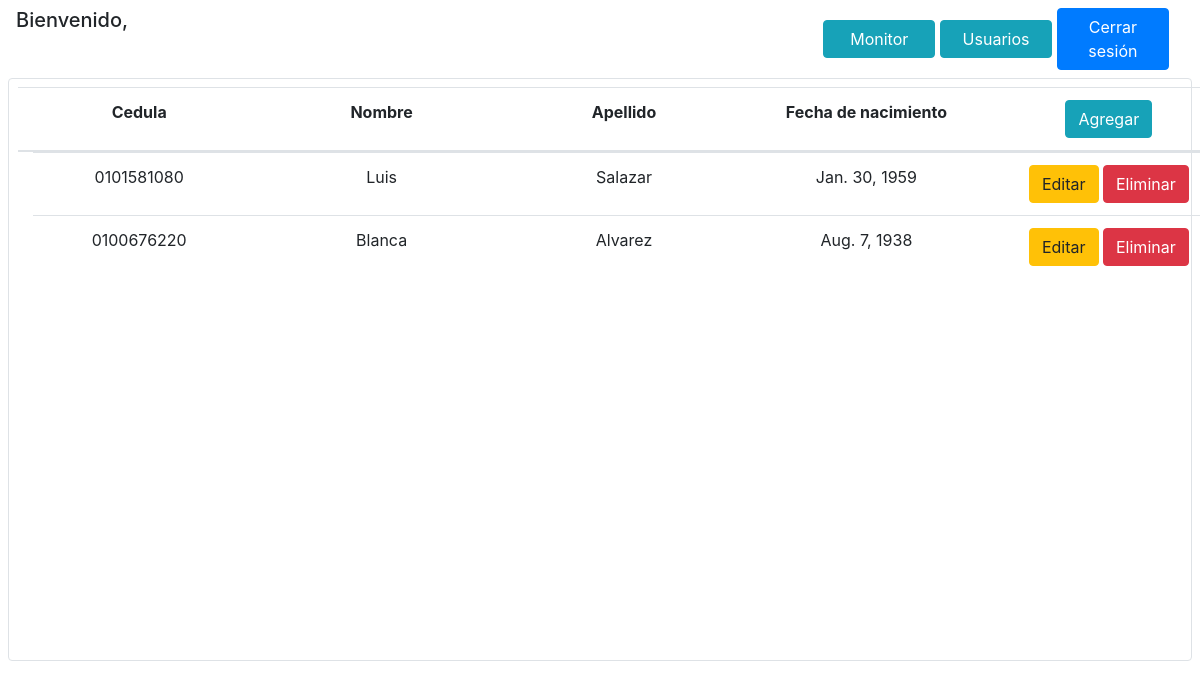
Before: /administracion/pacientes (signed in) with the older database file.
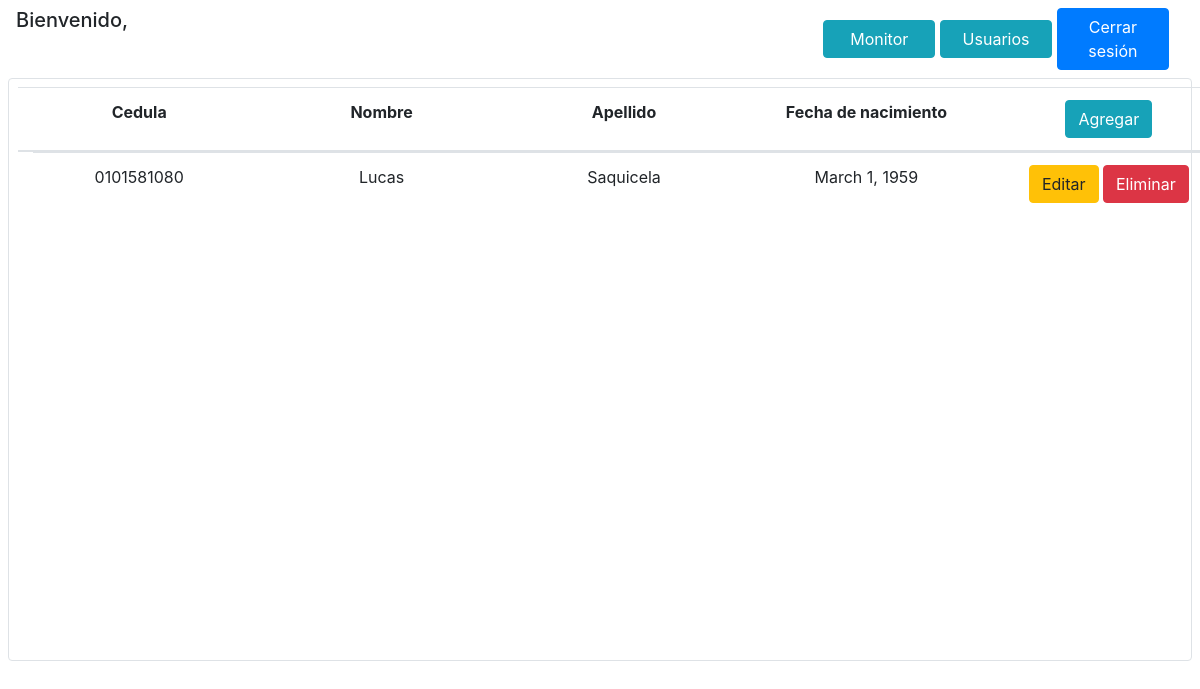
After: the same page with the newer database file.
### monitor/models.py (models this page shows, shortened)
class Paciente(models.Model):
    persona = models.OneToOneField(Persona, on_delete=models.CASCADE)
    fecha_nacimiento = models.DateField()

class Persona(models.Model):
    cedula = models.TextField(max_length=10)
    nombre = models.TextField(max_length=50)
    apellido = models.TextField(max_length=50)

### monitor/views.py (the view)
# urls.py: path('administracion/pacientes', views.pacientes),
def pacientes(request):
    try:
        if request.session['usuario_autenticado'] is not None:
            html = loader.get_template('monitor/pacientes.html')
            pacientes = Paciente.objects.all()
            contexto = {
                'usuario_autenticado': request.session['usuario_autenticado'],
                'pacientes': pacientes
            }
            return HttpResponse(html.render(contexto, request))
        else:
            return redirect('/')
    except Exception as e:
        print(e)
        return redirect('/administracion/pacientes')

### monitor/templates/monitor/pacientes.html (shortened to what this page needs)
<!DOCTYPE html>
<html lang="es">
     <head>
          {% load static %}
          {% load bootstrap4 %}
          {% bootstrap_css %}
          <link rel="stylesheet" type="text/css" href="{% static 'monitor/css/monitor.css' %}">
     </head>
     <body>
          <div class="mx-2">
               <div class="row my-2 mr-2">
                    <h5 class="col ml-2">
                         Bienvenido, {{usuario_autenticado.persona.nombre}} {{usuario_autenticado.persona.apellido}}
                    </h5>
                    <div class="col" align="right">
                         <a class="btn btn-info text-center"
                            href="/administracion"
                            style="width:20%" role="button">Monitor
                         </a>
                         <a class="btn btn-info text-center"
                            href="/administracion/usuarios"
                            style="width:20%" role="button">Usuarios
                         </a>
                         <a class="btn btn-primary text-center"
                            href="/logout"
                            style="width:20%" role="button">Cerrar sesión
                         </a>
                    </div>
               </div>
               <div class="border rounded">
                    <table class="table table-wrapper vertical-scroll mx-4 my-2">
                         <thead>
                              <tr class="row justify-content-center text-center">
                                   <th class="col">Cedula</th>
                                   <th class="col">Nombre</th>
                                   <th class="col">Apellido</th>
                                   <th class="col">Fecha de nacimiento</th>
                                   <th class="col">
                                        <a class="btn btn-info text-center"
                                           href="/administracion/pacientes/agregar"
                                           role="button">Agregar
                                        </a>
                                   </th>
                              </tr>
                         </thead>
                         <tbody style="height: 500px;">
                              {% if pacientes %}
                                   {% for paciente in pacientes %}
                                        <tr class="row justify-content-center text-center">
                                             <td class="col">{{paciente.persona.cedula}}</td>
                                             <td class="col">{{paciente.persona.nombre}}</td>
                                             <td class="col">{{paciente.persona.apellido}}</td>
                                             <td class="col">{{paciente.fecha_nacimiento}}</td>
                                             <td class="col">
                                                  <a class="btn btn-warning text-center"
                                                     href="/administracion/pacientes/editar/{{paciente.id}}"
                                                     role="button">Editar
                                                  </a>
                                                  <a class="btn btn-danger text-center"
                                                     href="/administracion/pacientes/eliminar/{{paciente.id}}"
                                                     role="button">Eliminar
                                                  </a>
                                             </td>
                                        </tr>
                                   {% endfor %}
                              {% endif %}
                         </tbody>
                    </table>
               </div>
          </div>
     </body>
</html>

### monitor/static/monitor/css/monitor.css (style rules this page uses)
.vertical-scroll thead, tbody, tr { display: block; }
.vertical-scroll tbody { overflow: auto; width: 100%; }

Changed rows visible on the page:
removed Paciente: persona.cedula "0100676220", persona.nombre "Blanca", persona.apellido "Alvarez", fecha_nacimiento "Aug. 7, 1938"
changed Paciente: persona.nombre "Luis" → "Lucas"; persona.apellido "Salazar" → "Saquicela"; fecha_nacimiento "Jan. 30, 1959" → "March 1, 1959"
